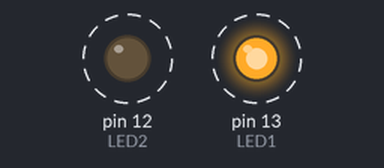
Bench run of a sketch on a simulated Arduino Uno, built with avr-gcc and run on an emulated ATmega328P. Shown: output pins drawn as LEDs (lit = HIGH). Dashed ring = blinking.

Above: at 0.1 s.
Timing chart, 0 to 3.0 s (numbered marks = the images above):
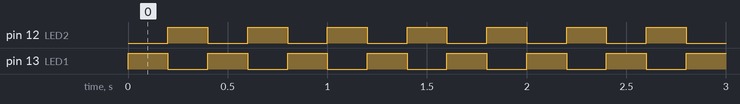

The sketch:

simple-led-sequence.ino
```cpp
/*
 * LED pin layout
 *
 * "pinMode" and "digitalWrite"
 */

const byte LED1 = 13;
const byte LED2 = 12;

void setup() {
  pinMode(LED1, OUTPUT);
  pinMode(LED2, OUTPUT);
}

int i = 0;

void loop() {
  if (i == 0) {
    digitalWrite(LED1, HIGH);
    digitalWrite(LED2, LOW);
  } else if (i == 1) {
    digitalWrite(LED1, LOW);
    digitalWrite(LED2, HIGH);
  }

  i = ++i % 2;
  delay(200);
}
```

Measured:
- by itself, pin 12 (LED2), pin 13 (LED1): alternates HIGH for 0.20 s and LOW for 0.20 s
